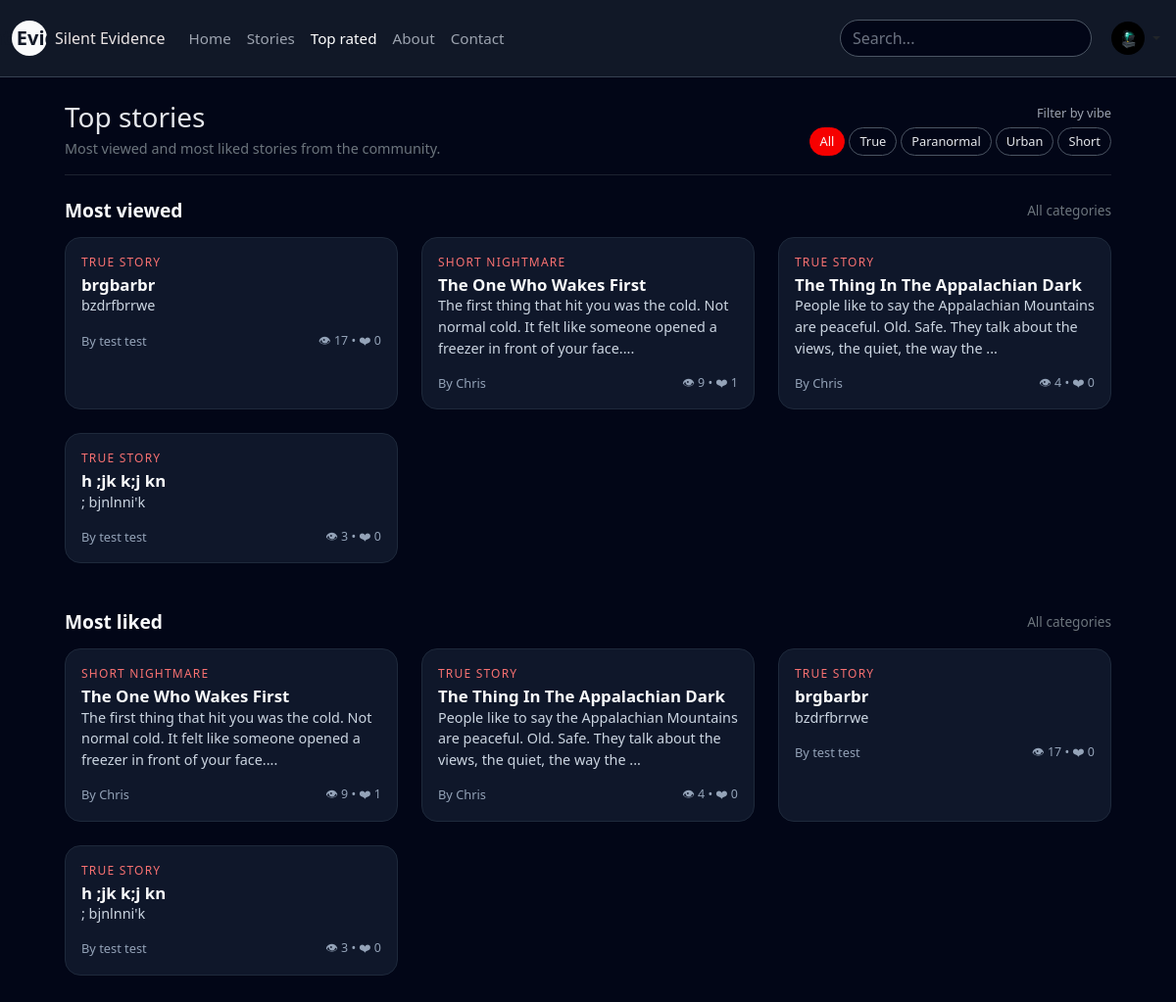
The app's page /top.php (signed in) with its own data.
### tables this page shows
CREATE TABLE `stories` (
  `id` int(10) UNSIGNED NOT NULL,
  `user_id` int(10) UNSIGNED NOT NULL,
  `title` varchar(200) NOT NULL,
  `slug` varchar(220) NOT NULL,
  `category` enum('true','paranormal','urban','short','haunted','ghosts','missing','crime','sleep','forest','night','calls','creatures','abandoned','psychological') NOT NULL DEFAULT 'true',
  `content` longtext NOT NULL,
  `image_path` varchar(255) DEFAULT NULL,
  `is_published` tinyint(1) NOT NULL DEFAULT 1,
  `is_featured` tinyint(1) NOT NULL DEFAULT 0,
  `views` int(10) UNSIGNED NOT NULL DEFAULT 0,
  `likes` int(10) UNSIGNED NOT NULL DEFAULT 0,
  `image` varchar(255) DEFAULT NULL,
  `created_at` datetime NOT NULL DEFAULT current_timestamp(),
  `updated_at` datetime NOT NULL DEFAULT current_timestamp() ON UPDATE current_timestamp()
);

CREATE TABLE `users` (
  `id` int(10) UNSIGNED NOT NULL,
  `username` varchar(50) NOT NULL,
  `email` varchar(190) NOT NULL,
  `password_hash` varchar(255) NOT NULL,
  `display_name` varchar(100) NOT NULL,
  `avatar` varchar(255) DEFAULT NULL,
  `bio` text DEFAULT NULL,
  `role` enum('user','admin') NOT NULL DEFAULT 'user',
  `created_at` datetime NOT NULL DEFAULT current_timestamp(),
  `last_login` datetime DEFAULT NULL,
  `locked_until` datetime DEFAULT NULL,
  `reset_token` varchar(64) DEFAULT NULL,
  `reset_expires` datetime DEFAULT NULL,
  `is_blocked` tinyint(1) NOT NULL DEFAULT 0,
  `blocked_reason` varchar(255) DEFAULT NULL,
  `blocked_at` datetime DEFAULT NULL
);

### top.php (the view, shortened to what this page needs)
<?php
require 'include/db.php';
$filterLabel = 'All categories';
$categoryKey = $_GET['category'] ?? null;
$categoryMap = [
    'true'       => 'True stories',
    'paranormal' => 'Paranormal',
    'urban'      => 'Urban legends',
    'short'      => 'Short nightmares',
];
$where  = "s.is_published = 1";
$params = [];
if ($categoryKey && isset($categoryMap[$categoryKey])) {
    $where .= " AND s.category = :cat";
    $params[':cat'] = $categoryKey;
    $filterLabel = $categoryMap[$categoryKey];
} else {
    $categoryKey  = null;
    $filterLabel  = 'All categories';
}
$sqlViews = "
    SELECT s.id, s.title, s.category, s.content, s.created_at, s.views, s.likes,
           u.display_name, u.username
      FROM stories s
      JOIN users u ON u.id = s.user_id
     WHERE $where
  ORDER BY s.views DESC, s.created_at DESC
     LIMIT 9
";
$stmt = $pdo->prepare($sqlViews);
$stmt->execute($params);
$topByViews = $stmt->fetchAll(PDO::FETCH_ASSOC);
$sqlLikes = "
    SELECT s.id, s.title, s.category, s.content, s.created_at, s.views, s.likes,
           u.display_name, u.username
      FROM stories s
      JOIN users u ON u.id = s.user_id
     WHERE $where
  ORDER BY s.likes DESC, s.created_at DESC
     LIMIT 9
";
$stmt = $pdo->prepare($sqlLikes);
$stmt->execute($params);
$topByLikes = $stmt->fetchAll(PDO::FETCH_ASSOC);
?>
<!doctype html>
<html lang="en">
<head>
    <link
        href="https://cdn.jsdelivr.net/npm/bootstrap@5.3.3/dist/css/bootstrap.min.css"
        rel="stylesheet"
    >
</head>
<body>
<?php include 'include/header.php'; ?>
<div class="page-wrapper">
    <div class="d-flex justify-content-between align-items-center mb-3">
        <div>
            <h1 class="h3 mb-1">Top stories</h1>
            <p class="text-secondary mb-0" style="font-size:0.9rem;">
                Most viewed and most liked stories from the community.
            </p>
        </div>
        <div class="text-end">
            <div class="mb-1" style="font-size:0.8rem; color:#9ca3af;">
                Filter by vibe
            </div>
            <div class="d-flex flex-wrap gap-1 justify-content-end">
                <a href="top.php"
                   class="filter-pill <?php echo $categoryKey === null ? 'active' : ''; ?>">
                    All
                </a>
                <a href="top.php?category=true"
                   class="filter-pill <?php echo $categoryKey === 'true' ? 'active' : ''; ?>">
                    True
                </a>
                <a href="top.php?category=paranormal"
                   class="filter-pill <?php echo $categoryKey === 'paranormal' ? 'active' : ''; ?>">
                    Paranormal
                </a>
                <a href="top.php?category=urban"
                   class="filter-pill <?php echo $categoryKey === 'urban' ? 'active' : ''; ?>">
                    Urban
                </a>
                <a href="top.php?category=short"
                   class="filter-pill <?php echo $categoryKey === 'short' ? 'active' : ''; ?>">
                    Short
                </a>
            </div>
        </div>
    </div>
    <hr class="border-secondary mb-4">
    <section class="mb-5">
        <div class="d-flex justify-content-between align-items-center mb-3">
            <h2 class="section-title mb-0">Most viewed</h2>
            <span class="text-secondary" style="font-size:0.85rem;">
                <?php echo htmlspecialchars($filterLabel); ?>
            </span>
        </div>
        <?php if (!$topByViews): ?>
            <p class="text-secondary">No stories yet.</p>
        <?php else: ?>
            <div class="row row-cols-1 row-cols-md-3 g-4">
                <?php foreach ($topByViews as $story): ?>
                    <div class="col">
                        <a href="story.php?id=<?php echo (int)$story['id']; ?>" style="text-decoration:none;">
                            <div class="story-card h-100">
                                <div class="card-body">
                                    <div class="category-tag mb-1">
                                        <?php
                                        $cat = $story['category'];
                                        if ($cat === 'true') {
                                            echo 'TRUE STORY';
                                        } elseif ($cat === 'paranormal') {
                                            echo 'PARANORMAL';
                                        } elseif ($cat === 'urban') {
                                            echo 'URBAN LEGEND';
                                        } elseif ($cat === 'short') {
                                            echo 'SHORT NIGHTMARE';
                                        } else {
                                            echo htmlspecialchars($cat);
                                        }
                                        ?>
                                    </div>
                                    <h5 class="card-title">
                                        <?php echo htmlspecialchars($story['title']); ?>
                                    </h5>
                                    <p class="card-text mb-0">
                                        <?php
                                        $preview = strip_tags($story['content']);
                                        if (strlen($preview) > 120) {
                                            $preview = substr($preview, 0, 120) . '...';
                                        }
                                        echo htmlspecialchars($preview);
                                        ?>
                                    </p>
                                </div>
                                <div class="card-footer bg-transparent border-0 d-flex justify-content-between px-3 pb-3">
                                    <small class="author">
                                        By <?php echo htmlspecialchars($story['display_name'] ?: $story['username']); ?>
                                    </small>
                                    <small class="stat-chip">
                                        👁 <?php echo (int)$story['views']; ?> • ❤ <?php echo (int)$story['likes']; ?>
                                    </small>
                                </div>
                            </div>
                        </a>
                    </div>
                <?php endforeach; ?>
            </div>
        <?php endif; ?>
    </section>
    <section>
        <div class="d-flex justify-content-between align-items-center mb-3">
            <h2 class="section-title mb-0">Most liked</h2>
            <span class="text-secondary" style="font-size:0.85rem;">
                <?php echo htmlspecialchars($filterLabel); ?>
            </span>
        </div>
        <?php if (!$topByLikes): ?>
            <p class="text-secondary">No stories yet.</p>
        <?php else: ?>
            <div class="row row-cols-1 row-cols-md-3 g-4">
                <?php foreach ($topByLikes as $story): ?>
                    <div class="col">
                        <a href="story.php?id=<?php echo (int)$story['id']; ?>" style="text-decoration:none;">
                            <div class="story-card h-100">
                                <div class="card-body">
                                    <div class="category-tag mb-1">
                                        <?php
                                        $cat = $story['category'];
                                        if ($cat === 'true') {
                                            echo 'TRUE STORY';
                                        } elseif ($cat === 'paranormal') {
                                            echo 'PARANORMAL';
                                        } elseif ($cat === 'urban') {
                                            echo 'URBAN LEGEND';
                                        } elseif ($cat === 'short') {
                                            echo 'SHORT NIGHTMARE';
                                        } else {
                                            echo htmlspecialchars($cat);
                                        }
                                        ?>
                                    </div>
                                    <h5 class="card-title">
                                        <?php echo htmlspecialchars($story['title']); ?>
                                    </h5>
                                    <p class="card-text mb-0">
                                        <?php
                                        $preview = strip_tags($story['content']);
                                        if (strlen($preview) > 120) {
                                            $preview = substr($preview, 0, 120) . '...';
                                        }
                                        echo htmlspecialchars($preview);
                                        ?>
                                    </p>
                                </div>
                                <div class="card-footer bg-transparent border-0 d-flex justify-content-between px-3 pb-3">
                                    <small class="author">
                                        By <?php echo htmlspecialchars($story['display_name'] ?: $story['username']); ?>
                                    </small>
                                    <small class="stat-chip">
                                        👁 <?php echo (int)$story['views']; ?> • ❤ <?php echo (int)$story['likes']; ?>
                                    </small>
                                </div>
                            </div>
                        </a>
                    </div>
                <?php endforeach; ?>
            </div>
        <?php endif; ?>
    </section>
</div>
</body>
</html>

### top.php (style rules this page uses)
body { background-color: #020617; color: #e5e7eb; font-family: system-ui, sans-serif; }
.page-wrapper { max-width: 1100px; margin: 0 auto; padding: 24px 16px 40px; }
.story-card { background-color: #0f172a; border-radius: 16px; border: 1px solid #1e293b; color: #e5e7eb; overflow: hidden; cursor: pointer; transition: 0.2s; }
.card-body { padding: 16px; }
.card-title { font-size: 1.05rem; font-weight: 600; color: #f9fafb; }
.card-text { font-size: 0.9rem; color: #cbd5e1; }
.category-tag { font-size: 0.75rem; color: #f87171; text-transform: uppercase; letter-spacing: 0.1em; }
.author { font-size: 0.8rem; color: #94a3b8; }
.stat-chip { font-size: 0.78rem; color: #94a3b8; }
.filter-pill { border-radius: 999px; border: 1px solid #4b5563; padding: 4px 10px; font-size: 0.8rem; color: #e5e7eb; text-decoration: none; }
.filter-pill.active, .filter-pill:hover { background-color: #f60000; border-color: #f60000; color: #f9fafb; }
.section-title { font-size: 1.2rem; font-weight: 600; color: #f9fafb; }

### records on screen
stories: category "TRUE STORY", title "brgbarbr", content "bzdrfbrrwe", user.display_name "test test", views "17", likes "0"
stories: category "SHORT NIGHTMARE", title "The One Who Wakes First", content "The first thing that hit you was the cold. Not normal cold. It felt like someone opened a freezer in front of your face....", user.display_name "Chris", views "9", likes "1"
stories: category "TRUE STORY", title "The Thing In The Appalachian Dark", content "People like to say the Appalachian Mountains are peaceful. Old. Safe. They talk about the views, the quiet, the way the ...", user.display_name "Chris", views "4", likes "0"
stories: category "TRUE STORY", title "h ;jk k;j kn", content "; bjnlnni'k", user.display_name "test test", views "3", likes "0"

### other values on screen
$filterLabel "All categories"
